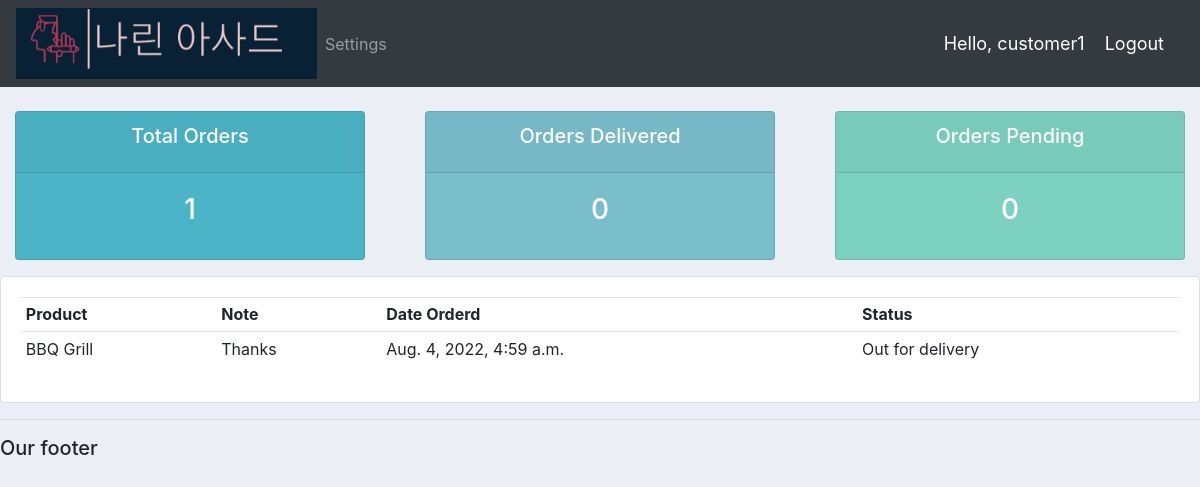
The page /user/ (signed in) on the database its author committed.
### accounts/models.py (models this page shows)
class Order(models.Model):
	STATUS = (
			('Pending', 'Pending'),
			('Out for delivery', 'Out for delivery'),
			('Delivered', 'Delivered'),
			)
	customer = models.ForeignKey(Customer, null=True, on_delete= models.SET_NULL)
	product = models.ForeignKey(Product, null=True, on_delete= models.SET_NULL)
	date_created = models.DateTimeField(auto_now_add=True, null=True)
	status = models.CharField(max_length=200, null=True, choices=STATUS)
	note = models.CharField(max_length=1000, null=True)
	def __str__(self):
		return self.product.name

class Product(models.Model):
	CATEGORY = (
			('Indoor', 'Indoor'),
			('Out Door', 'Out Door'),
			)
	name = models.CharField(max_length=200, null=True)
	price = models.FloatField(null=True)
	category = models.CharField(max_length=200, null=True, choices=CATEGORY)
	description = models.CharField(max_length=200, null=True, blank=True)
	date_created = models.DateTimeField(auto_now_add=True, null=True)
	tags = models.ManyToManyField(Tag)
	def __str__(self):
		return self.name

### accounts/decorators.py (the view)
        def wrapper_func(request, *args, **kwargs):
            group = None
            if request.user.groups.exists():
                group = request.user.groups.all()[0].name
            if group in allowed_roles:
                return view_func(request, *args, **kwargs)
            else:
                return HttpResponse('You are not authorized to view this page')

### accounts/views.py (called while the page is built)
@login_required(login_url='login')
@allowed_users(allowed_roles=['customer'])
def userPage(request):
	orders = request.user.customer.order_set.all()
	total_orders = orders.count()
	delivered = orders.filter(status='Delivered').count()
	pending = orders.filter(status='Pending').count()
	print('ORDERS:', orders)
	context = {'orders':orders, 'total_orders':total_orders,
	'delivered':delivered,'pending':pending}
	return render(request, 'accounts/user.html', context)

### accounts/templates/accounts/user.html
{%  extends 'accounts/main.html' %}
{% block content %}
{%  include 'accounts/status.html' %}
<div class="row">
	<div class="col-md">
		<div class="card card-body">
			<table class="table table-sm">
				<tr>
					<th>Product</th>
					<th>Note</th>
					<th>Date Orderd</th>
					<th>Status</th>
				</tr>
				{% for order in orders %}
				<tr>
					<td>{{order.product}}</td>
					<td>{{order.note}}</td>
					<td>{{order.date_created}}</td>
					<td>{{order.status}}</td>
				</tr>
				{% endfor %}
			</table>
		</div>
	</div>
</div>
{% endblock content %}

### accounts/templates/accounts/navbar.html (shortened to what this page needs)
{% load static %}
<nav class="navbar navbar-expand-lg navbar-dark bg-dark">
 <img src="{% static 'images/e.png' %}">
  <div class="collapse navbar-collapse" id="navbarNav">
    <ul class="navbar-nav">
      {% if request.user.is_staff %}
      <li class="nav-item active">
        <a class="nav-link" href="{% url 'home' %}">Dashboard</a>
      </li>
      <li class="nav-item">
        <a class="nav-link" href="{% url 'products' %}">Products</a>
      </li>
      {% else %}
       <li class="nav-item">
        <a class="nav-link" href="{% url 'account' %}">Settings</a>
      </li>
      {% endif %}
    </ul>
  </div>
  <span class="hello-msg">Hello, {{request.user}}</span>
  <span ><a  class="hello-msg" href="{% url 'logout' %}">Logout</a></span>
</nav>

### static/css/main.css (style rules this page uses)
body { background-color: #ebeff5; }

### accounts/templates/accounts/navbar.html (style rules this page uses)
.hello-msg { font-size: 18px; color: #fff; margin-right: 20px; }

### rows shown on the page
Order: product "BBQ Grill", note "Thanks", date_created "Aug. 4, 2022, 4:59 a.m.", status "Out for delivery"

### other values the page prints
{{ request.user }} "customer1"
{{ total_orders }} "1"
{{ delivered }} "0"
{{ pending }} "0"
